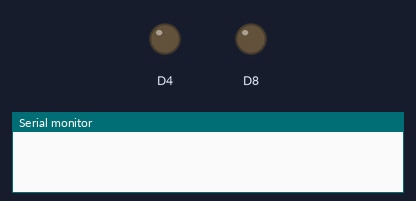
A sketch run on a simulated ESP8266 (NodeMCU). Parts: output pins drawn as LEDs (lit = HIGH), the last lines printed to the serial monitor. WiFi joins after 1.5 s; servers stay silent unless stated; uploads are accepted with an empty reply.

Above: at 0.0 s.
At 2.8 s:
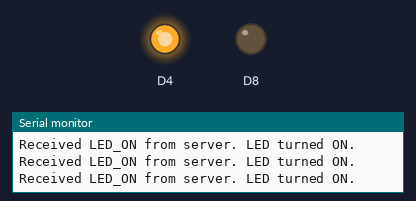
Timing chart, 0 to 4.3 s (numbered marks = the images above):
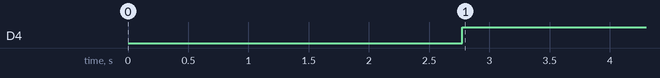

The sketch:

Client1.ino
```cpp
#include <ESP8266WiFi.h>
const char* ssid = "Xyz";
const char* password = "mrunmai123";
const char* serverIp = "192.168.204.254";
const int serverPort = 80;
WiFiClient client1;
void setup() {
  Serial.begin(115200);
  pinMode (D4, OUTPUT);
  pinMode (D8, OUTPUT);
  delay(1000);

  Serial.println();
  Serial.print("Connecting to ");
  Serial.println(ssid);

  WiFi.begin(ssid, password);
  while (WiFi.status() != WL_CONNECTED) {
    delay(500);
    Serial.print(".");
  }
  Serial.println();
  Serial.println("WiFi connected");

  Serial.println("Sending request to server...");
}

void loop() {
  if (!client1.connect(serverIp, serverPort)) {
    Serial.println("Connection failed.");
    return;
  }

  Serial.println("Connected to server");
  client1.print("GET / HTTP/1.1\r\n");
  client1.print("Host: ");
  client1.print(serverIp);
  client1.print("\r\n");
  client1.print("Connection: close\r\n\r\n");
  delay(10);

  while (client1.available()) {
    String line = client1.readStringUntil('\r');
    if (line == "LED_OFF") {
      digitalWrite(D4, LOW);
      Serial.println("Received LED_OFF from server. LED turned OFF.");
    }
    else {
      digitalWrite(D4, HIGH);
      Serial.println("Received LED_ON from server. LED turned ON.");
    }
  }
}
```

Measured:
- by itself, D4: LOW → HIGH at 2.8 s
